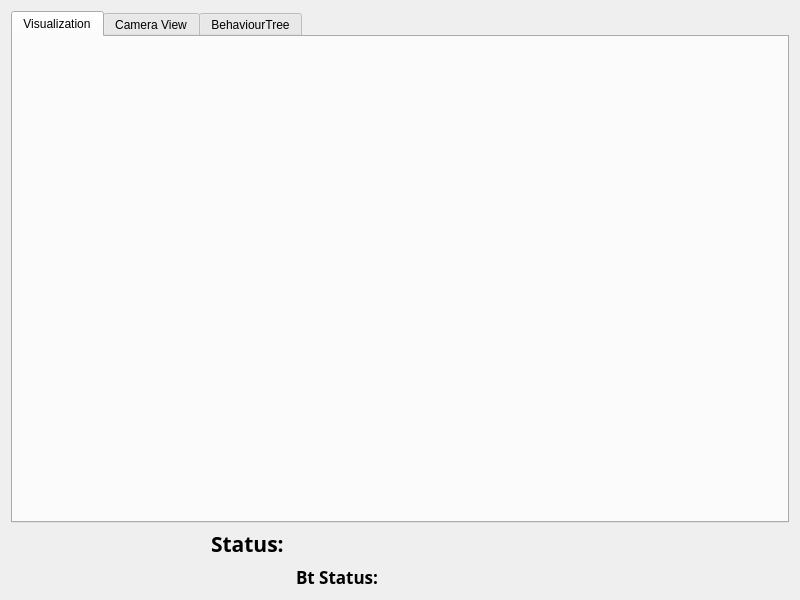
<?xml version="1.0" encoding="UTF-8"?>
<ui version="4.0">
 <class>MainGui</class>
 <widget class="QWidget" name="MainGui">
  <property name="geometry">
   <rect>
    <x>0</x>
    <y>0</y>
    <width>800</width>
    <height>600</height>
   </rect>
  </property>
  <property name="maximumSize">
   <size>
    <width>16777215</width>
    <height>1000</height>
   </size>
  </property>
  <property name="windowTitle">
   <string>Form</string>
  </property>
  <layout class="QGridLayout" name="gridLayout_2">
   <item row="0" column="0" rowspan="2">
    <layout class="QGridLayout" name="mainLayout">
     <property name="verticalSpacing">
      <number>6</number>
     </property>
     <item row="3" column="2">
      <spacer name="horizontalSpacer_3">
       <property name="orientation">
        <enum>Qt::Horizontal</enum>
       </property>
       <property name="sizeHint" stdset="0">
        <size>
         <width>40</width>
         <height>20</height>
        </size>
       </property>
      </spacer>
     </item>
     <item row="4" column="2">
      <spacer name="horizontalSpacer_4">
       <property name="orientation">
        <enum>Qt::Horizontal</enum>
       </property>
       <property name="sizeHint" stdset="0">
        <size>
         <width>40</width>
         <height>20</height>
        </size>
       </property>
      </spacer>
     </item>
     <item row="4" column="7">
      <widget class="QLabel" name="emergencyLabel">
       <property name="text">
        <string/>
       </property>
      </widget>
     </item>
     <item row="4" column="6">
      <spacer name="horizontalSpacer_2">
       <property name="orientation">
        <enum>Qt::Horizontal</enum>
       </property>
       <property name="sizeHint" stdset="0">
        <size>
         <width>40</width>
         <height>20</height>
        </size>
       </property>
      </spacer>
     </item>
     <item row="4" column="10">
      <widget class="QLabel" name="fraunhoferLabel">
       <property name="text">
        <string/>
       </property>
       <property name="pixmap">
        <pixmap>src/0_concert_gui/concert_main_gui/config/images/fraunhofer_italia_125px.png</pixmap>
       </property>
      </widget>
     </item>
     <item row="4" column="9">
      <spacer name="horizontalSpacer_5">
       <property name="orientation">
        <enum>Qt::Horizontal</enum>
       </property>
       <property name="sizeHint" stdset="0">
        <size>
         <width>40</width>
         <height>20</height>
        </size>
       </property>
      </spacer>
     </item>
     <item row="4" column="1">
      <widget class="QLabel" name="concertLabel">
       <property name="text">
        <string/>
       </property>
       <property name="pixmap">
        <pixmap>src/0_concert_gui/concert_main_gui/config/images/concert_200px.png</pixmap>
       </property>
       <property name="scaledContents">
        <bool>false</bool>
       </property>
      </widget>
     </item>
     <item row="4" column="3">
      <widget class="QLabel" name="batteryLabel">
       <property name="text">
        <string/>
       </property>
      </widget>
     </item>
     <item row="4" column="4">
      <widget class="QLabel" name="btLabel">
       <property name="font">
        <font>
         <family>Sans</family>
         <pointsize>13</pointsize>
         <weight>75</weight>
         <bold>true</bold>
        </font>
       </property>
       <property name="text">
        <string>Bt Status:</string>
       </property>
      </widget>
     </item>
     <item row="3" column="3">
      <widget class="QLabel" name="statusTextLabel">
       <property name="font">
        <font>
         <family>KacstPoster</family>
         <pointsize>16</pointsize>
         <weight>75</weight>
         <bold>true</bold>
        </font>
       </property>
       <property name="text">
        <string>Status: </string>
       </property>
      </widget>
     </item>
     <item row="2" column="0" colspan="11">
      <widget class="QTabWidget" name="tabWidget">
       <property name="minimumSize">
        <size>
         <width>500</width>
         <height>400</height>
        </size>
       </property>
       <property name="currentIndex">
        <number>0</number>
       </property>
       <widget class="QWidget" name="visualizationTab">
        <property name="sizePolicy">
         <sizepolicy hsizetype="Expanding" vsizetype="Expanding">
          <horstretch>0</horstretch>
          <verstretch>0</verstretch>
         </sizepolicy>
        </property>
        <attribute name="title">
         <string>Visualization</string>
        </attribute>
        <layout class="QGridLayout" name="gridLayout_3">
         <item row="1" column="0">
          <layout class="QGridLayout" name="visualizationLayout">
           <property name="sizeConstraint">
            <enum>QLayout::SetNoConstraint</enum>
           </property>
           <item row="0" column="0">
            <widget class="RqtRvizTransportWidget" name="visualizationWidget" native="true">
             <property name="sizePolicy">
              <sizepolicy hsizetype="Expanding" vsizetype="Expanding">
               <horstretch>0</horstretch>
               <verstretch>0</verstretch>
              </sizepolicy>
             </property>
             <property name="minimumSize">
              <size>
               <width>1</width>
               <height>1</height>
              </size>
             </property>
             <property name="autoFillBackground">
              <bool>false</bool>
             </property>
            </widget>
           </item>
          </layout>
         </item>
        </layout>
       </widget>
       <widget class="QWidget" name="cameraTab">
        <property name="sizePolicy">
         <sizepolicy hsizetype="Expanding" vsizetype="Expanding">
          <horstretch>0</horstretch>
          <verstretch>0</verstretch>
         </sizepolicy>
        </property>
        <attribute name="title">
         <string>Camera View</string>
        </attribute>
        <layout class="QGridLayout" name="gridLayout_9">
         <item row="0" column="0">
          <layout class="QGridLayout" name="cameraLayout">
           <item row="0" column="0">
            <widget class="QStackedWidget" name="cameraWidget">
             <property name="sizePolicy">
              <sizepolicy hsizetype="Expanding" vsizetype="Expanding">
               <horstretch>0</horstretch>
               <verstretch>0</verstretch>
              </sizepolicy>
             </property>
             <property name="currentIndex">
              <number>-1</number>
             </property>
            </widget>
           </item>
          </layout>
         </item>
        </layout>
       </widget>
       <widget class="QWidget" name="btTab">
        <attribute name="title">
         <string>BehaviourTree</string>
        </attribute>
        <layout class="QGridLayout" name="gridLayout">
         <item row="0" column="0">
          <widget class="EmbedWindowWidget" name="behaviourTreeWidget" native="true">
           <property name="sizePolicy">
            <sizepolicy hsizetype="Preferred" vsizetype="Preferred">
             <horstretch>0</horstretch>
             <verstretch>0</verstretch>
            </sizepolicy>
           </property>
           <property name="minimumSize">
            <size>
             <width>1</width>
             <height>1</height>
            </size>
           </property>
           <property name="autoFillBackground">
            <bool>true</bool>
           </property>
          </widget>
         </item>
        </layout>
       </widget>
      </widget>
     </item>
     <item row="4" column="5">
      <widget class="QLabel" name="btRuntimeLabel">
       <property name="font">
        <font>
         <family>KacstPoster</family>
         <pointsize>13</pointsize>
         <weight>75</weight>
         <bold>true</bold>
        </font>
       </property>
       <property name="text">
        <string/>
       </property>
      </widget>
     </item>
     <item row="3" column="4" colspan="6">
      <widget class="QLabel" name="statusRuntimeLabel">
       <property name="font">
        <font>
         <family>KacstPoster</family>
         <pointsize>16</pointsize>
         <weight>75</weight>
         <bold>true</bold>
        </font>
       </property>
       <property name="text">
        <string/>
       </property>
      </widget>
     </item>
    </layout>
   </item>
  </layout>
 </widget>
 <customwidgets>
  <customwidget>
   <class>EmbedWindowWidget</class>
   <extends>QWidget</extends>
   <header>rqt_embed_window.embed_window_widget</header>
  </customwidget>
  <customwidget>
   <class>RqtRvizTransportWidget</class>
   <extends>QWidget</extends>
   <header>rqt_rviz_transport_widget.rviz_transport_widget</header>
  </customwidget>
 </customwidgets>
 <tabstops>
  <tabstop>tabWidget</tabstop>
 </tabstops>
 <resources/>
 <connections/>
</ui>
